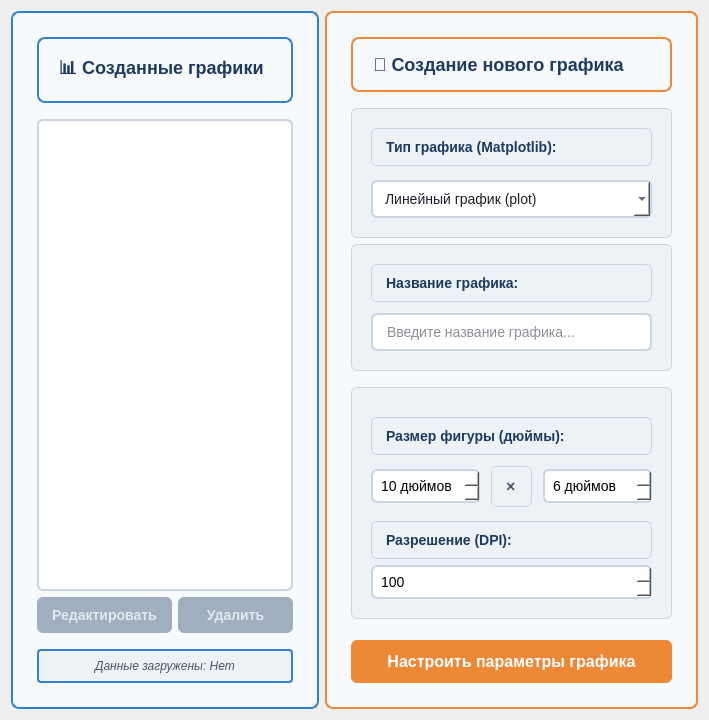
          <widget class="QWidget" name="charts_setup_page">
           <layout class="QHBoxLayout" name="horizontalLayout_main">
            <item>
             <widget class="QFrame" name="left_frame">
              <property name="styleSheet">
               <string notr="true">QFrame {
    background-color: #f7fafc;
    border: 2px solid #3182ce;
    border-radius: 8px;
    padding: 15px;
}</string>
              </property>
              <property name="minimumWidth">
               <number>350</number>
              </property>
              <property name="maximumWidth">
               <number>450</number>
              </property>
              <layout class="QVBoxLayout" name="verticalLayout_left">
               <item>
                <widget class="QLabel" name="label_charts_list">
                 <property name="styleSheet">
                  <string notr="true">color: #1e3a5f;
font-size: 18px;
font-weight: bold;
text-align: center;
margin-bottom: 10px;</string>
                 </property>
                 <property name="text">
                  <string>📊 Созданные графики</string>
                 </property>
                </widget>
               </item>
               <item>
                <widget class="QListWidget" name="charts_listwidget">
                 <property name="styleSheet">
                  <string notr="true">QListWidget {
    background-color: white;
    border: 2px solid #cbd5e0;
    border-radius: 6px;
    font-size: 14px;
    min-height: 250px;
}
QListWidget::item {
    padding: 12px 15px;
    border-bottom: 1px solid #e2e8f0;
    font-size: 14px;
}
QListWidget::item:selected {
    background-color: #3182ce;
    color: white;
    border-radius: 4px;
    font-weight: bold;
}
QListWidget::item:hover:!selected {
    background-color: #e2e8f0;
    border-radius: 4px;
}</string>
                 </property>
                 <property name="selectionMode">
                  <enum>QAbstractItemView::SingleSelection</enum>
                 </property>
                </widget>
               </item>
               <item>
                <layout class="QHBoxLayout" name="horizontalLayout_actions">
                 <item>
                  <widget class="QPushButton" name="btn_edit_chart">
                   <property name="enabled">
                    <bool>false</bool>
                   </property>
                   <property name="styleSheet">
                    <string notr="true">QPushButton {
    background-color: #3182ce;
    color: white;
    border: none;
    padding: 10px 15px;
    border-radius: 6px;
    font-weight: bold;
    font-size: 14px;
}
QPushButton:hover {
    background-color: #2c5282;
}
QPushButton:pressed {
    background-color: #1e3a5f;
}
QPushButton:disabled {
    background: #a0aec0;
    color: #e2e8f0;
}</string>
                   </property>
                   <property name="text">
                    <string>Редактировать</string>
                   </property>
                  </widget>
                 </item>
                 <item>
                  <widget class="QPushButton" name="btn_remove_chart">
                   <property name="enabled">
                    <bool>false</bool>
                   </property>
                   <property name="styleSheet">
                    <string notr="true">QPushButton {
    background-color: #e53e3e;
    color: white;
    border: none;
    padding: 10px 15px;
    border-radius: 6px;
    font-weight: bold;
    font-size: 14px;
}
QPushButton:hover {
    background-color: #c53030;
}
QPushButton:pressed {
    background-color: #9b2c2c;
}
QPushButton:disabled {
    background: #a0aec0;
    color: #e2e8f0;
}</string>
                   </property>
                   <property name="text">
                    <string>Удалить</string>
                   </property>
                  </widget>
                 </item>
                </layout>
               </item>
               <item>
                <widget class="QLabel" name="label_data_info">
                 <property name="styleSheet">
                  <string notr="true">color: #4a5568;
font-size: 12px;
font-style: italic;
margin-top: 10px;
padding: 8px;
background-color: #edf2f7;
border-radius: 4px;</string>
                 </property>
                 <property name="text">
                  <string>Данные загружены: Нет</string>
                 </property>
                 <property name="alignment">
                  <set>Qt::AlignCenter</set>
                 </property>
                </widget>
               </item>
              </layout>
             </widget>
            </item>
            <item>
             <widget class="QFrame" name="right_frame">
              <property name="styleSheet">
               <string notr="true">QFrame {
    background-color: #f7fafc;
    border: 2px solid #ed8936;
    border-radius: 8px;
    padding: 15px;
}</string>
              </property>
              <layout class="QVBoxLayout" name="verticalLayout_right">
               <item>
                <widget class="QLabel" name="label_chart_setup">
                 <property name="styleSheet">
                  <string notr="true">color: #1e3a5f;
font-size: 18px;
font-weight: bold;
text-align: center;
margin-bottom: 10px;</string>
                 </property>
                 <property name="text">
                  <string>🎯 Создание нового графика</string>
                 </property>
                </widget>
               </item>
               <item>
                <widget class="QFrame" name="chart_type_frame">
                 <property name="styleSheet">
                  <string notr="true">QFrame {
    background-color: #edf2f7;
    border: 1px solid #cbd5e0;
    border-radius: 6px;
    padding: 10px;
}</string>
                 </property>
                 <layout class="QVBoxLayout" name="verticalLayout_chart_type">
                  <item>
                   <widget class="QLabel" name="label_chart_type">
                    <property name="styleSheet">
                     <string notr="true">color: #1e3a5f;
font-size: 14px;
font-weight: bold;
margin-bottom: 8px;</string>
                    </property>
                    <property name="text">
                     <string>Тип графика (Matplotlib):</string>
                    </property>
                   </widget>
                  </item>
                  <item>
                   <widget class="QComboBox" name="chart_type_combo">
                    <property name="styleSheet">
                     <string notr="true">QComboBox {
    background-color: white;
    border: 2px solid #cbd5e0;
    border-radius: 6px;
    padding: 8px 12px;
    font-size: 14px;
    color: #1a202c;
}
QComboBox:focus {
    border-color: #3182ce;
    background-color: #f0f8ff;
}</string>
                    </property>
                    <item>
                     <property name="text">
                      <string>Линейный график (plot)</string>
                     </property>
                    </item>
                    <item>
                     <property name="text">
                      <string>Столбчатая диаграмма (bar)</string>
                     </property>
                    </item>
                    <item>
                     <property name="text">
                      <string>Круговая диаграмма (pie)</string>
                     </property>
                    </item>
                    <item>
                     <property name="text">
                      <string>Гистограмма (hist)</string>
                     </property>
                    </item>
                    <item>
                     <property name="text">
                      <string>Диаграмма рассеяния (scatter)</string>
                     </property>
                    </item>
                    <item>
                     <property name="text">
                      <string>Box Plot (boxplot)</string>
                     </property>
                    </item>
                    <item>
                     <property name="text">
                      <string>Площадной график (area)</string>
                     </property>
                    </item>
                    <item>
                     <property name="text">
                      <string>График плотности (kde)</string>
                     </property>
                    </item>
                   </widget>
                  </item>
                 </layout>
                </widget>
               </item>
               <item>
                <widget class="QFrame" name="basic_settings_frame">
                 <property name="styleSheet">
                  <string notr="true">QFrame {
    background-color: #edf2f7;
    border: 1px solid #cbd5e0;
    border-radius: 6px;
    padding: 10px;
}</string>
                 </property>
                 <layout class="QVBoxLayout" name="verticalLayout_basic">
                  <item>
                   <widget class="QLabel" name="label_chart_title">
                    <property name="styleSheet">
                     <string notr="true">color: #1e3a5f;
font-size: 14px;
font-weight: bold;
margin-bottom: 5px;</string>
                    </property>
                    <property name="text">
                     <string>Название графика:</string>
                    </property>
                   </widget>
                  </item>
                  <item>
                   <widget class="QLineEdit" name="chart_title_edit">
                    <property name="styleSheet">
                     <string notr="true">QLineEdit {
    background-color: white;
    border: 2px solid #cbd5e0;
    border-radius: 6px;
    padding: 8px 12px;
    font-size: 14px;
    color: #1a202c;
}
QLineEdit:focus {
    border-color: #3182ce;
    background-color: #f0f8ff;
}</string>
                    </property>
                    <property name="placeholderText">
                     <string>Введите название графика...</string>
                    </property>
                   </widget>
                  </item>
                 </layout>
                </widget>
               </item>
               <item>
                <widget class="QFrame" name="global_settings_frame">
                 <property name="styleSheet">
                  <string notr="true">QFrame {
    background-color: #edf2f7;
    border: 1px solid #cbd5e0;
    border-radius: 6px;
    padding: 10px;
    margin-top: 10px;
}</string>
                 </property>
                 <layout class="QVBoxLayout" name="verticalLayout_global">
                  <item>
                   <widget class="QLabel" name="label_figsize">
                    <property name="styleSheet">
                     <string notr="true">color: #1e3a5f;
font-size: 14px;
font-weight: bold;
margin-bottom: 5px;</string>
                    </property>
                    <property name="text">
                     <string>Размер фигуры (дюймы):</string>
                    </property>
                   </widget>
                  </item>
                  <item>
                   <layout class="QHBoxLayout" name="horizontalLayout_figsize">
                    <item>
                     <widget class="QSpinBox" name="figsize_width_spin">
                      <property name="styleSheet">
                       <string notr="true">QSpinBox {
    background-color: white;
    border: 2px solid #cbd5e0;
    border-radius: 6px;
    padding: 6px;
    font-size: 14px;
}</string>
                      </property>
                      <property name="minimum">
                       <number>4</number>
                      </property>
                      <property name="maximum">
                       <number>20</number>
                      </property>
                      <property name="value">
                       <number>10</number>
                      </property>
                      <property name="suffix">
                       <string> дюймов</string>
                      </property>
                     </widget>
                    </item>
                    <item>
                     <widget class="QLabel" name="label_figsize_x">
                      <property name="styleSheet">
                       <string notr="true">color: #4a5568;
font-size: 16px;
font-weight: bold;
margin: 0 5px;</string>
                      </property>
                      <property name="text">
                       <string>×</string>
                      </property>
                     </widget>
                    </item>
                    <item>
                     <widget class="QSpinBox" name="figsize_height_spin">
                      <property name="styleSheet">
                       <string notr="true">QSpinBox {
    background-color: white;
    border: 2px solid #cbd5e0;
    border-radius: 6px;
    padding: 6px;
    font-size: 14px;
}</string>
                      </property>
                      <property name="minimum">
                       <number>4</number>
                      </property>
                      <property name="maximum">
                       <number>20</number>
                      </property>
                      <property name="value">
                       <number>6</number>
                      </property>
                      <property name="suffix">
                       <string> дюймов</string>
                      </property>
                     </widget>
                    </item>
                   </layout>
                  </item>
                  <item>
                   <widget class="QLabel" name="label_dpi">
                    <property name="styleSheet">
                     <string notr="true">color: #1e3a5f;
font-size: 14px;
font-weight: bold;
margin-top: 8px;</string>
                    </property>
                    <property name="text">
                     <string>Разрешение (DPI):</string>
                    </property>
                   </widget>
                  </item>
                  <item>
                   <widget class="QSpinBox" name="dpi_spinbox">
                    <property name="styleSheet">
                     <string notr="true">QSpinBox {
    background-color: white;
    border: 2px solid #cbd5e0;
    border-radius: 6px;
    padding: 6px;
    font-size: 14px;
}</string>
                    </property>
                    <property name="minimum">
                     <number>72</number>
                    </property>
                    <property name="maximum">
                     <number>300</number>
                    </property>
                    <property name="value">
                     <number>100</number>
                    </property>
                   </widget>
                  </item>
                 </layout>
                </widget>
               </item>
               <item>
                <widget class="QPushButton" name="btn_configure_chart">
                 <property name="styleSheet">
                  <string notr="true">QPushButton {
    background-color: #ed8936;
    color: white;
    border: none;
    padding: 12px 20px;
    border-radius: 6px;
    font-weight: bold;
    font-size: 16px;
    margin-top: 15px;
}
QPushButton:hover {
    background-color: #dd7724;
}
QPushButton:pressed {
    background-color: #c0651f;
}
QPushButton:disabled {
    background: #a0aec0;
    color: #e2e8f0;
}</string>
                 </property>
                 <property name="text">
                  <string>Настроить параметры графика</string>
                 </property>
                </widget>
               </item>
              </layout>
             </widget>
            </item>
           </layout>
          </widget>
